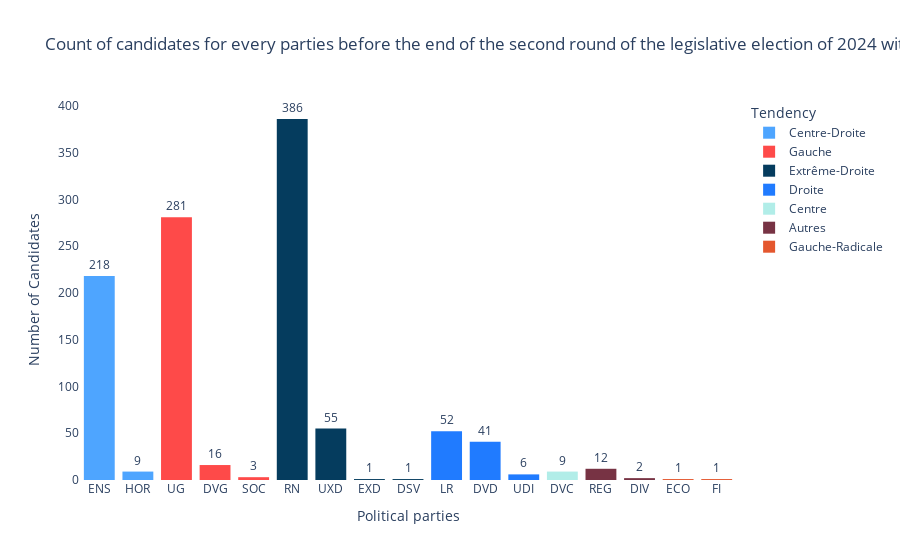

The notebook cell saved with this chart:
### Code cell
import plotly.express as px

palette = {'Gauche-Radicale': '#e4572e', 'Gauche': '#fe4a49', "Centre": "#b1ede8", "Centre-Droite": "#4ea5ff", "Droite": "#207bff", "Extrême-Droite":"#053c5e", "Autres": "#773344"}

fig = px.histogram(df_unique_candidates, 
                   x="Nuance", 
                   color="Tendency", 
                   color_discrete_map=palette,
                   title="Count of candidates for every parties before the end of the second round of the legislative election of 2024 with their political tendencies")

# Customize layout
fig.update_layout(
    xaxis_title="Political parties",
    yaxis_title="Number of Candidates",
    showlegend=True,
    plot_bgcolor='white'  # Set background color to white
)

# Add text annotations for counts
fig.update_traces(texttemplate='%{y}', textposition='outside')

fig.show()

### Figure 1 — Plotly figure (JSON) as saved in the notebook; plotly's stock layout.template omitted (floating-point values rounded to 4 significant figures; data arrays with more than 128 entries replaced by an {"elided": "..."} marker saying what was removed)
{"data": [{"alignmentgroup": "True", "bingroup": "x", "hovertemplate": "Tendency=Centre-Droite<br>Nuance=%{x}<br>count=%{y}<extra></extra>", "legendgroup": "Centre-Droite", "marker": {"color": "#4ea5ff", "pattern": {"shape": ""}}, "name": "Centre-Droite", "offsetgroup": "Centre-Droite", "orientation": "v", "showlegend": true, "textposition": "outside", "texttemplate": "%{y}", "type": "histogram", "x": {"elided": "227 str values"}, "xaxis": "x", "yaxis": "y"}, {"alignmentgroup": "True", "bingroup": "x", "hovertemplate": "Tendency=Gauche<br>Nuance=%{x}<br>count=%{y}<extra></extra>", "legendgroup": "Gauche", "marker": {"color": "#fe4a49", "pattern": {"shape": ""}}, "name": "Gauche", "offsetgroup": "Gauche", "orientation": "v", "showlegend": true, "textposition": "outside", "texttemplate": "%{y}", "type": "histogram", "x": {"elided": "300 str values"}, "xaxis": "x", "yaxis": "y"}, {"alignmentgroup": "True", "bingroup": "x", "hovertemplate": "Tendency=Extrême-Droite<br>Nuance=%{x}<br>count=%{y}<extra></extra>", "legendgroup": "Extrême-Droite", "marker": {"color": "#053c5e", "pattern": {"shape": ""}}, "name": "Extrême-Droite", "offsetgroup": "Extrême-Droite", "orientation": "v", "showlegend": true, "textposition": "outside", "texttemplate": "%{y}", "type": "histogram", "x": {"elided": "443 str values"}, "xaxis": "x", "yaxis": "y"}, {"alignmentgroup": "True", "bingroup": "x", "hovertemplate": "Tendency=Droite<br>Nuance=%{x}<br>count=%{y}<extra></extra>", "legendgroup": "Droite", "marker": {"color": "#207bff", "pattern": {"shape": ""}}, "name": "Droite", "offsetgroup": "Droite", "orientation": "v", "showlegend": true, "textposition": "outside", "texttemplate": "%{y}", "type": "histogram", "x": ["LR", "LR", "DVD", "LR", "DVD", "LR", "LR", "LR", "DVD", "LR", "LR", "DVD", "LR", "LR", "DVD", "LR", "LR", "LR", "DVD", "DVD", "LR", "LR", "DVD", "DVD", "LR", "LR", "DVD", "LR", "LR", "LR", "LR", "LR", "LR", "LR", "DVD", "DVD", "LR", "LR", "UDI", "DVD", "LR", "DVD", "DVD", "DVD", "LR", "LR", "LR", "LR", "LR", "LR", "DVD", "DVD", "DVD", "DVD", "LR", "LR", "DVD", "DVD", "LR", "LR", "UDI", "LR", "DVD", "DVD", "DVD", "LR", "LR", "UDI", "DVD", "DVD", "DVD", "UDI", "LR", "UDI", "DVD", "DVD", "LR", "LR", "DVD", "LR", "DVD", "LR", "LR", "UDI", "DVD", "DVD", "LR", "LR", "DVD", "LR", "LR", "DVD", "DVD", "DVD", "DVD", "LR", "LR", "DVD", "DVD"], "xaxis": "x", "yaxis": "y"}, {"alignmentgroup": "True", "bingroup": "x", "hovertemplate": "Tendency=Centre<br>Nuance=%{x}<br>count=%{y}<extra></extra>", "legendgroup": "Centre", "marker": {"color": "#b1ede8", "pattern": {"shape": ""}}, "name": "Centre", "offsetgroup": "Centre", "orientation": "v", "showlegend": true, "textposition": "outside", "texttemplate": "%{y}", "type": "histogram", "x": ["DVC", "DVC", "DVC", "DVC", "DVC", "DVC", "DVC", "DVC", "DVC"], "xaxis": "x", "yaxis": "y"}, {"alignmentgroup": "True", "bingroup": "x", "hovertemplate": "Tendency=Autres<br>Nuance=%{x}<br>count=%{y}<extra></extra>", "legendgroup": "Autres", "marker": {"color": "#773344", "pattern": {"shape": ""}}, "name": "Autres", "offsetgroup": "Autres", "orientation": "v", "showlegend": true, "textposition": "outside", "texttemplate": "%{y}", "type": "histogram", "x": ["REG", "REG", "REG", "REG", "DIV", "DIV", "REG", "REG", "REG", "REG", "REG", "REG", "REG", "REG"], "xaxis": "x", "yaxis": "y"}, {"alignmentgroup": "True", "bingroup": "x", "hovertemplate": "Tendency=Gauche-Radicale<br>Nuance=%{x}<br>count=%{y}<extra></extra>", "legendgroup": "Gauche-Radicale", "marker": {"color": "#e4572e", "pattern": {"shape": ""}}, "name": "Gauche-Radicale", "offsetgroup": "Gauche-Radicale", "orientation": "v", "showlegend": true, "textposition": "outside", "texttemplate": "%{y}", "type": "histogram", "x": ["ECO", "FI"], "xaxis": "x", "yaxis": "y"}], "layout": {"barmode": "relative", "legend": {"title": {"text": "Tendency"}, "tracegroupgap": 0}, "plot_bgcolor": "white", "showlegend": true, "title": {"text": "Count of candidates for every parties before the end of the second round of the legislative election of 2024 with their political tendencies"}, "xaxis": {"anchor": "y", "domain": [0, 1], "title": {"text": "Political parties"}}, "yaxis": {"anchor": "x", "domain": [0, 1], "title": {"text": "Number of Candidates"}}}}
